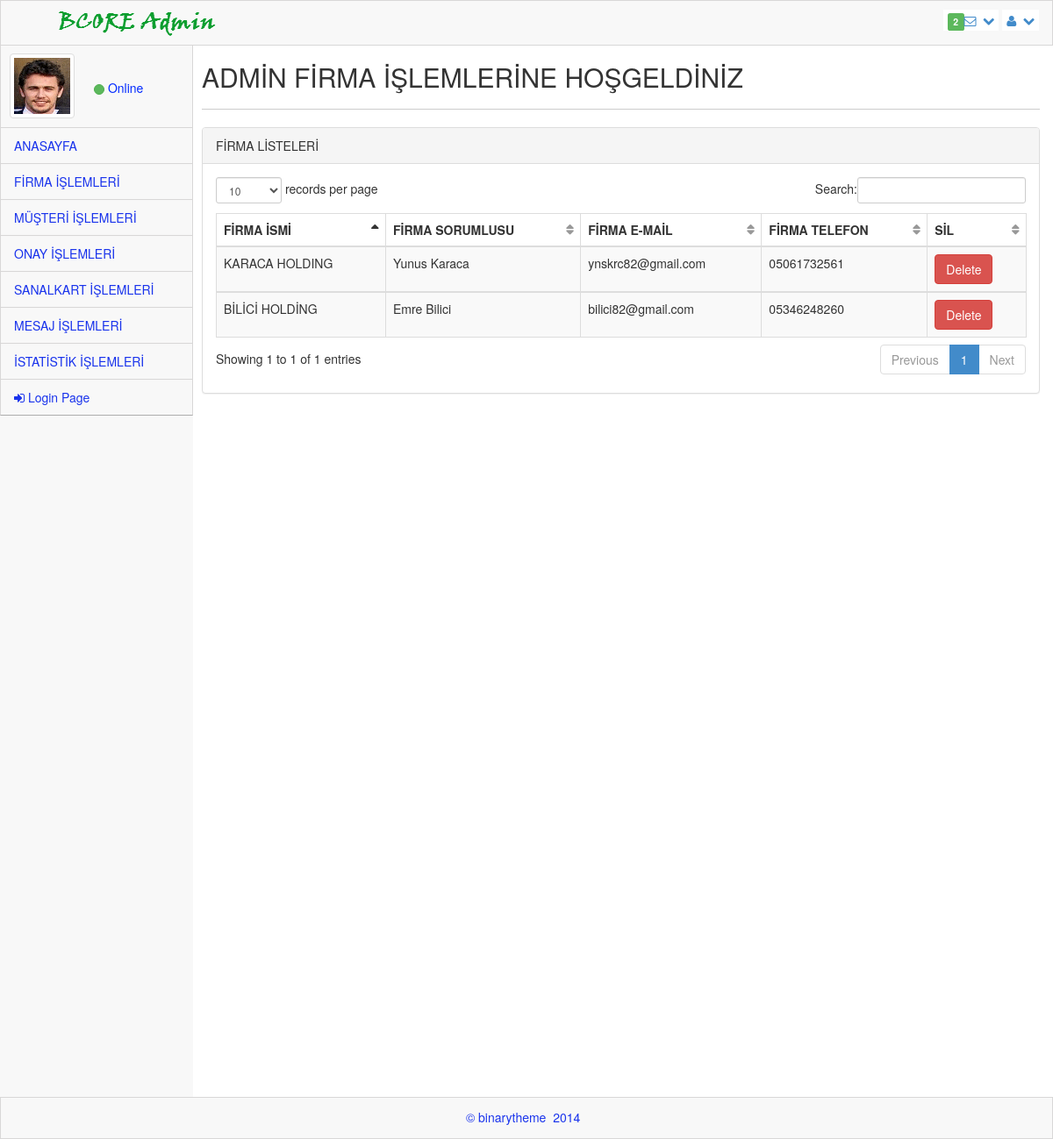
/admin_ana/admin_firma.php, run on the app's committed database.
### tables this page shows
CREATE TABLE `uye` (
  `uye_id` int(11) NOT NULL,
  `uye_adsoyad` varchar(50) NOT NULL,
  `uye_eposta` varchar(50) NOT NULL,
  `uye_sifre` varchar(50) NOT NULL,
  `uye_telefon` char(11) NOT NULL,
  `uye_firmaad` varchar(100) NOT NULL,
  `uye_il` varchar(25) NOT NULL,
  `uye_ilce` varchar(25) NOT NULL,
  `uye_tur` varchar(10) NOT NULL,
  `uye_durum` varchar(1) NOT NULL DEFAULT '0',
  `uye_yetki` varchar(1) NOT NULL
);

### admin_ana/admin_firma.php (the view, shortened to what this page needs)
<?php require_once("../baglan.php"); ?>
<!DOCTYPE html>
 <html lang="tr">
<head>
    <link rel="stylesheet" href="assets/plugins/bootstrap/css/bootstrap.css" />
    <link rel="stylesheet" href="assets/css/main.css" />
    <link rel="stylesheet" href="assets/css/theme.css" />
    <link rel="stylesheet" href="assets/css/MoneAdmin.css" />
    <link rel="stylesheet" href="assets/plugins/Font-Awesome/css/font-awesome.css" />
    <link href="assets/plugins/dataTables/dataTables.bootstrap.css" rel="stylesheet" />
</head>
<body class="padTop53 " >
    <div id="wrap">
        <div id="top">
            <nav class="navbar navbar-inverse navbar-fixed-top " style="padding-top: 10px;">
                <header class="navbar-header">
                    <a href="index.php" class="navbar-brand">
                    <img src="assets/img/logo.png" alt="" /></a>
                </header>
                <ul class="nav navbar-top-links navbar-right">
                    <li class="dropdown">
                        <a class="dropdown-toggle" data-toggle="dropdown" href="#">
                            <span class="label label-success">2</span><i class="icon-envelope-alt"></i>&nbsp; <i class="icon-chevron-down"></i>
                        </a>
                    </li>
                    <li class="dropdown">
                        <a class="dropdown-toggle" data-toggle="dropdown" href="#">
                            <i class="icon-user "></i>&nbsp; <i class="icon-chevron-down "></i>
                        </a>
                    </li>
                </ul>
            </nav>
        </div>
       <div id="left">
                <div class="media user-media well-small">
                    <a class="user-link" href="#">
                        <img class="media-object img-thumbnail user-img" alt="User Picture" src="assets/img/user.gif" />
                    </a>
                    <br />
                    <div class="media-body">
                        <h5 class="media-heading" style="font-weight: inherit; text-transform: capitalize; font-size: 16px;">
                        </h5>
                        <ul class="list-unstyled user-info">
                            <li>
                                 <a class="btn btn-success btn-xs btn-circle" style="width: 10px;height: 12px;"></a> Online
                            </li>
                        </ul>
                    </div>
                    <br />
                </div>
          <ul id="menu" class="collapse">
                <li class="panel">
                    <a href="index.php" data-parent="#menu" data-toggle="collapse" class="accordion-toggle" data-target="#blank-nav">
                        ANASAYFA
                    </a>
                </li>
                <li class="panel">
                    <a href="admin_firma.php" data-parent="#menu" data-toggle="collapse" class="accordion-toggle" data-target="#blank-nav1">
                        FİRMA İŞLEMLERİ
                    </a>
                </li>
                <li class="panel">
                    <a href="admin_kullanıcı.php" data-parent="#menu" data-toggle="collapse" class="accordion-toggle" data-target="#blank-nav2">
                        MÜŞTERİ İŞLEMLERİ
                    </a>
                </li>
                <li class="panel">
                    <a href="admin_onay.php" data-parent="#menu" data-toggle="collapse" class="accordion-toggle" data-target="#blank-nav3">
                        ONAY İŞLEMLERİ
                    </a>
                </li>
                <li class="panel">
                    <a href="admin_sanalkart.php" data-parent="#menu" data-toggle="collapse" class="accordion-toggle" data-target="#blank-nav3">
                        SANALKART İŞLEMLERİ
                    </a>
                </li>
                <li class="panel">
                    <a href="admin_mailbox.php" data-parent="#menu" data-toggle="collapse" class="accordion-toggle" data-target="#blank-nav4">
                        MESAJ İŞLEMLERİ
                    </a>
                </li>
                <li class="panel">
                    <a href="admin_istatistik.php" data-parent="#menu" data-toggle="collapse" class="accordion-toggle" data-target="#blank-nav5">
                        İSTATİSTİK İŞLEMLERİ
                    </a>
                </li>
                <li><a href="cikis.php"><i class="icon-signin"></i> Login Page </a></li>
             </ul>
        </div>
        <div id="content">
            <div class="inner" style="min-height:1200px;">
                <div class="row">
                    <div class="col-lg-12">
                        <h2>ADMİN FİRMA İŞLEMLERİNE HOŞGELDİNİZ</h2>
                    </div>
                </div>
                <hr />
                <div class="row">
                <div class="col-lg-12">
                    <div class="panel panel-default">
                        <div class="panel-heading">
                            FİRMA LİSTELERİ
                        </div>
                        <div class="panel-body">
                            <div class="table-responsive">
                                <table class="table table-striped table-bordered table-hover" id="dataTables-example">
                                    <thead>
                                        <tr>
                                            <th>FİRMA İSMİ</th>
                                            <th>FİRMA SORUMLUSU</th>
                                            <th>FİRMA E-MAİL</th>
                                            <th>FİRMA TELEFON</th>
                                            <th>SİL</th>
                                        </tr>
                                    </thead>
                                    <?php
                                        $veri= $db->query("SELECT * FROM uye where uye_tur='Firma'", PDO::FETCH_ASSOC);
                                            foreach($veri as $row){
                                               $a=$row['uye_id'];
                                    ?>
                                    <tbody>
                                        <tr>
                                            <td><?php echo $row['uye_firmaad'] ?></td>
                                            <td><?php echo $row['uye_adsoyad'] ?></td>
                                            <td><?php echo $row['uye_eposta'] ?></td>
                                            <td><?php echo $row['uye_telefon'] ?></td>
                                            <td class="center">
                                                <?php echo "<a href='function.php?id=".$a."'onclick='return confirmOnay();'>";?>
                                                <button type="submit" name="firma_delete" class="btn btn-danger">Delete</button></a>
                                            </td>
                                        </tr>
                                    </tbody>
                                    <?php
                                    }
                                    ?>
                                </table>
                            </div>
                        </div>
                    </div>
                </div>
            </div>
            </div>
            </div>
    </div>
    <div id="footer">
        <p>&copy;  binarytheme &nbsp;2014 &nbsp;</p>
    </div>
</body>
</html>

### admin_ana/assets/css/main.css (style rules this page uses)
#wrap { margin: 0 auto; }
#footer { height: 48px; background-color: #222222; }
@media (min-width: 768px) { html, body { height: 100%; } }
@media (min-width: 768px) { #wrap { height: auto !important; height: 100%; min-height: 100%; padding: 0 0 48px; margin-bottom: -48px; } }
body.padTop53 { padding-top: 75px; overflow: visible; }
@media (min-width: 802px) { body.padTop53 { padding-top: 51px; } }
#wrap:before, #top:before, .head:before, #footer:before, #wrap:after, #top:after, .head:after, #footer:after { display: table; content: " "; }
#wrap:after, #top:after, .head:after, #footer:after { clear: both; }
#wrap { background-color: #f8f8f8; }
@media (min-width: 768px) { #left { position: relative; float: left; width: 100px; } }
@media (min-width: 768px) { #content { margin-left: 100px; } }
@media (min-width: 768px) { #left { margin-bottom: -10px; } }
@media (min-width: 992px) { #left { width: 220px; } }
@media (min-width: 992px) { #content { margin-left: 220px; } }
#top .navbar { margin-bottom: 0; border:1px solid rgb(216, 215, 215); background-color:#f8f8f8; }
#top .navbar-brand { padding: 0; }
.user-media { display: none; color:#0029FF; border-right:1px solid rgb(216, 215, 215); border-left:1px solid rgb(216, 215, 215); }
@media (min-width: 768px) { .user-media { display: block; } }
@media (min-width: 768px) { .user-media .media-body { display: none; } }
@media (min-width: 768px) { .user-media .user-link { position: relative; display: block; margin-right: auto; margin-left: auto; } }
@media (min-width: 768px) { .user-media .user-link .user-img { margin: 10px auto; } }
@media (min-width: 992px) { .user-media .user-link { float: left; } }
@media (min-width: 992px) { .user-media .user-link .user-img { margin: 10px; } }
@media (min-width: 992px) { .user-media .media-body { display: block; float: left; margin-left: 12px; } }
@media (min-width: 992px) { .user-media .media-body h5.media-heading { font-size: 18px; padding-top: 8px; margin-bottom: 11px; color: #050505; font-weight: bolder; } }
#menu { position: relative; overflow: hidden; border-right:1px solid rgb(216, 215, 215); border-left:1px solid rgb(216, 215, 215); background-color:#f8f8f8; border-bottom: 1px solid rgba(0, 0, 0, 0.3); -webkit-box-shadow: 0 1px 0 rgba(255, 255, 255, 0.05); box-shadow: 0 1px 0 rgba(255, 255, 255, 0.05); }
#menu, #menu ul { padding: 0; margin: 0; list-style: none; }
@media (min-width: 768px) { #menu.collapse { display: inherit !important; } }
#menu > li { position: relative; display: block; margin: 0; border-width: 0; border-radius: 0; }
#menu > li > a { position: relative; display: block; padding: 10px 15px; color: #1933EC; border-top:1px solid rgb(216, 215, 215); }
#menu > li.panel { background-color: transparent; }
#menu li > a { text-decoration: none; }
@media (min-width: 768px) { .mini-sidebar #menu > li > a, #menu > li > a { text-align: center; } }
@media (min-width: 768px) { .mini-sidebar #menu > li > a > i, #menu > li > a > i { display: block; font-size: 20px; } }
@media (min-width: 768px) { #menu:after, .mini-sidebar #menu:after { position: absolute; top: 0; right: 0; bottom: 0; left: 0; display: block; width: 0; -webkit-box-shadow: 97px 1px 5px 2px rgba(0, 0, 0, 0.6); box-shadow: 97px 1px 5px 2px rgba(0, 0, 0, 0.6); } }
@media (min-width: 992px) { #menu > li > a { text-align: left; } }
@media (min-width: 992px) { #menu > li > a > i { display: inline; font-size: 14px; } }
@media (min-width: 992px) { #menu:after { -webkit-box-shadow: 217px 1px 5px 2px rgba(0, 0, 0, 0.6); box-shadow: 217px 1px 5px 2px rgba(0, 0, 0, 0.6); } }
#content { -webkit-transition: margin 0.4s; transition: margin 0.4s; }
.inner { position: relative; min-height: 1px; padding-right: 15px; padding-left: 10px; background: #fff; border: 0px solid #e4e4e4; min-height:1200px; }
@media (min-width: 768px) { .inner { float: left; width: 100%; } }
.inner .row { margin-right: -15px; margin-left: -15px; }
#footer { margin: 0 auto; color: #1933EC; background-color:#f8f8f8; border:1px solid rgb(216, 215, 215); }
#footer p { padding: 12px 0 0; text-align: center; }
.btn-circle { width: 40px; height: 40px; padding: 8px 10px; border-radius: 500px; }
.btn-circle.btn-xs { width: 20px; height: 20px; padding: 0 5px; }
.inner hr { margin-top: 10px; border-top-color: #ccc; }

### data on the page
uye: uye_firmaad "KARACA HOLDING", uye_adsoyad "Yunus Karaca", uye_eposta "ynskrc82@gmail.com", uye_telefon "05061732561"
uye: uye_firmaad "BİLİCİ HOLDİNG", uye_adsoyad "Emre Bilici", uye_eposta "bilici82@gmail.com", uye_telefon "05346248260"
